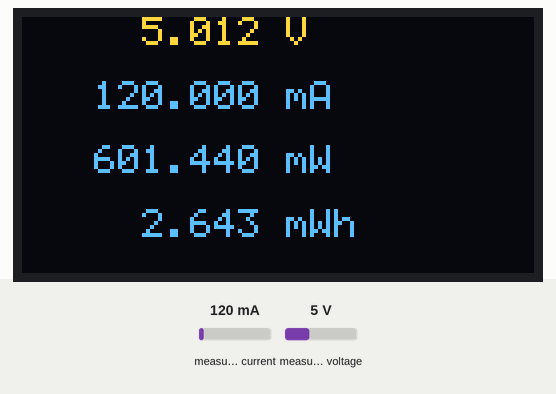
This sketch was run on a simulated Arduino Uno, built with avr-gcc and run on an emulated ATmega328P. On the bench: 128×64 one-colour display. The inputs (shaded band) are chosen by the test bench; at power-on: measured current 120 mA, measured voltage 5 V. The OLED is the two-colour kind (top 16 rows yellow); storage starts empty.

Above: at 1.25 s.
1.3 s: measured current set to 40 mA
At 1.4 s:
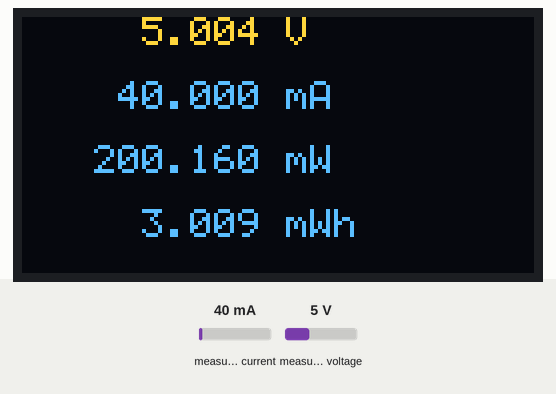
2.9 s: measured voltage set to 0.3 V
At 3.0 s:
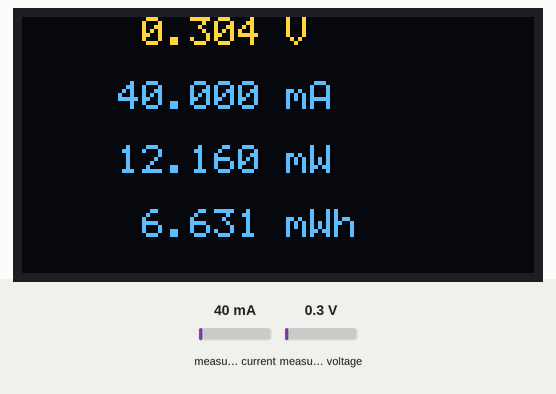
4.4 s: measured current set to 500 mA
At 4.5 s:
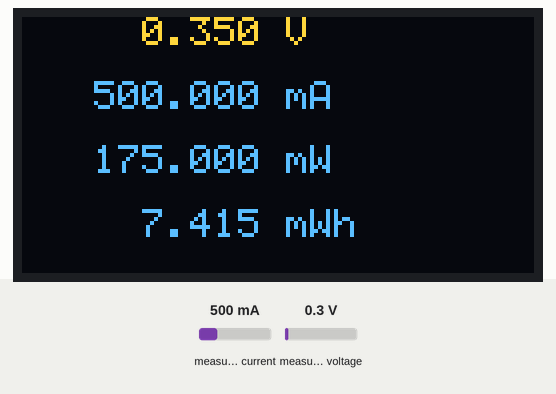
5.9 s: measured voltage set to 3.8 V
At 6.0 s:
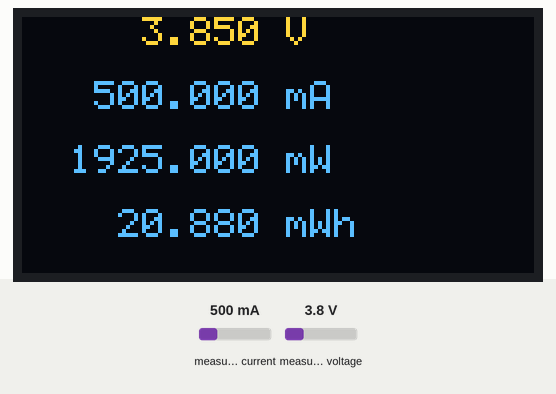

The sketch:

DCENERGYMETER.ino
```cpp
#include <Adafruit_INA219.h>
#include <SSD1306AsciiAvrI2c.h>
#include <SdFat.h>
//declare timer trigger flag and counter value
volatile boolean triggered = false;
//declare SSD1306 OLED display variables
#define OLED_RESET 4
SSD1306AsciiAvrI2c display;
//declare INA219 variables
Adafruit_INA219 ina219;
float current_mA = 0.0, oldcurr = 0.0;
float loadvoltage = 0.0, oldvolt = 0.0;
float power_mW = 0.0, oldpow = 0.0;
float energy_mWh = 0.0, oldegy = 0.0;
unsigned long elapsed = 0;
//declare microSD variables
#define CHIPSELECT 10
#define ENABLE_DEDICATED_SPI 1
#define SD_CONFIG SdSpiConfig(SD_CS_PIN, DEDICATED_SPI, SPI_CLOCK)
#define SPI_DRIVER_SELECT 0
uint8_t cycles = 0;
SdFat32 sd;
File32 measurFile;
void setup() {
// Disable ADC
ADCSRA = 0;
ACSR = 0x80;
//setup the INA219
ina219.begin();
//setup the SDcard reader
sd.begin(CHIPSELECT);
measurFile.open("MEAS.csv", O_WRITE | O_CREAT | O_TRUNC);
measurFile.print("Time,Voltage,Current\n");
measurFile.sync();
//setup the display
display.begin(&Adafruit128x64, 0x3C, OLED_RESET);
display.setFont(System5x7);
display.clear();
// stop interrupts
cli();
// TIMER 1 for interrupt frequency 1 Hz:
//initialise the CCR register and the counter
TCCR1A = 0;
TCCR1B = 0;
TCNT1 = 0;
// set compare match register for 10 Hz increments
OCR1A = 12499; // = 8000000 / (64 * 10) - 1 (must be <65536)
// turn on CTC mode
TCCR1B |= (1 << WGM12);
// Set CS12, CS11 and CS10 bits for 64 prescaler
TCCR1B |= (0 << CS12) | (1 << CS11) | (1 << CS10);
// enable timer compare interrupt
TIMSK1 |= (1 << OCIE1A);
// allow interrupts
sei();
}
void loop() {
//if timer has been reached
if (triggered)
{
//get the values measured by the INA219
ina219values();
//write the data at the end of MEAS.csv
writeFile();
//
// Display update procedure in main loop to avoid
// wasting clock time in function call
//
//update the voltage line on the SSD1306 display
if(loadvoltage != oldvolt){
displayline(loadvoltage, 0, " V");
oldvolt = loadvoltage;
}
//update the current line on the SSD1306 display
if(current_mA != oldcurr){
displayline(current_mA, 2, " mA");
oldcurr = current_mA;
}
//update the power line on the SSD1306 display
if(power_mW != oldpow){
displayline(power_mW, 4, " mW");
oldpow = power_mW;
}
//update the energy line on the SSD1306 display
if(energy_mWh != oldegy){
displayline(energy_mWh, 6, " mWh");
oldegy = energy_mWh;
}
//reset the flag
triggered = false;
}
}
ISR(TIMER1_COMPA_vect){
triggered = true;
}
void displayline(const float measurment, const uint8_t line_num, const char
line_end[]) {
char floatbuf[16]={0};
//format the line ([-]xxxxx.xxx [unit])
dtostrf(measurment, 10, 3, floatbuf);
strcat(floatbuf, line_end);
//place the cursor and write the line
display.setCursor(0, line_num);
display.print(floatbuf);
}
void ina219values() {
float shuntvoltage = 0.0;
float busvoltage = 0.0;
//turn the INA219 on
ina219.powerSave(false);
//get the shunt voltage, bus voltage, current and power consumed from the INA219
shuntvoltage = ina219.getShuntVoltage_mV();
busvoltage = ina219.getBusVoltage_V();
current_mA = ina219.getCurrent_mA();
elapsed = millis();
//turn the INA219 off
ina219.powerSave(true);
//compute the load voltage
loadvoltage = busvoltage + (shuntvoltage / 1000.0);
//compute the power consumed
power_mW = loadvoltage*current_mA;
//compute the energy consumed (t = elapsed[ms] / 3600[s/h] * 1000[ms/s])
energy_mWh += power_mW * ( elapsed / 3600000.0);
}
void writeFile() {
char buf[32], voltbuf[16]={0}, curbuf[16]={0};
//prepare buffers with the voltage and current values in strings
dtostrf(loadvoltage, 10, 3, voltbuf);
dtostrf(current_mA, 10, 3, curbuf);
//format a csv line : time,voltage,current\n
sprintf(buf, "%ld,%s,%s\n", elapsed, voltbuf, curbuf);
//write the line in the file
measurFile.write(buf);
//after 9 cycles (1 sec.), apply SD buffer changes to file in SD
if(cycles >=9)
measurFile.sync();
//increment cycles count + reset to 0 after 10 cycles
cycles++;
cycles %= 10;
}
```
